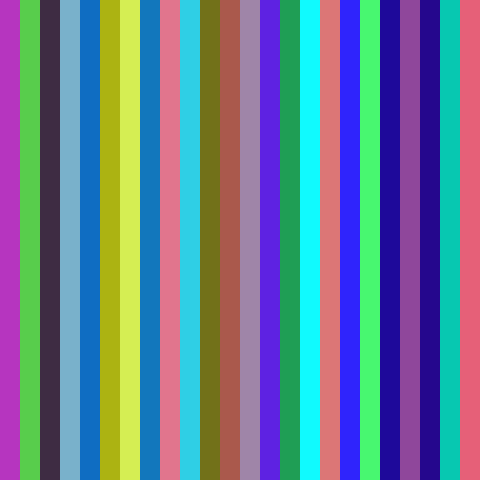
Frame 1 (no input)
Frame 60 (no input): identical to frame 1, image omitted
Frame 120 (the mouse pressed at the canvas centre since frame 60): identical to frame 1, image omitted

The p5.js sketch that drew this single still picture (run headless with seeded random() and noise() and a simulated clock; from frame 60 on, the mouse is pressed at the canvas centre):

// p5.js sketch
// ── sketch.js
let c = []; 
function setup() { 
	createCanvas(480, 480);
	noStroke();
	for(let i=0; i<72; i++){ //创建24*3个数值并存储在数组c中
		c[i] = random(255);
	}
}
function draw() {  
	for(let i=0; i<24;i++){//读取数组c中的数值，并以3个数为一组填充矩形
		let index = i*3;
		fill(c[index],c[index+1],c[index+2]);
		rect(i*20,0,20,height);
	}
}
